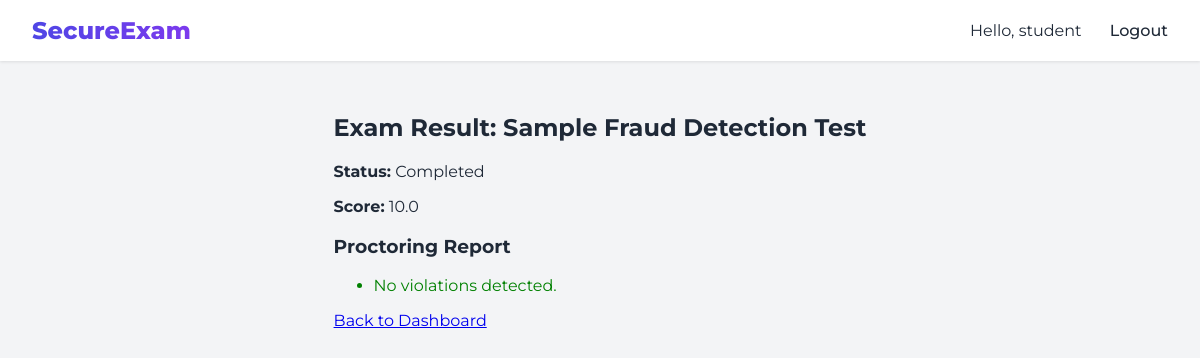
The app's page /exams/3/take/ (signed in) with its own data.
### accounts/models.py (models this page shows, shortened)
class User(AbstractUser):
    ROLE_CHOICES = (
        ('student', 'Student'),
        ('faculty', 'Faculty'),
        ('admin', 'Admin'),
    )
    role = models.CharField(max_length=10, choices=ROLE_CHOICES, default='student')

### exams/models.py (models this page shows, shortened)
class StudentExamAttempt(models.Model):
    student = models.ForeignKey(User, on_delete=models.CASCADE)
    exam = models.ForeignKey(Exam, on_delete=models.CASCADE)
    start_time = models.DateTimeField(auto_now_add=True)
    end_time = models.DateTimeField(null=True, blank=True)
    score = models.FloatField(default=0.0)
    is_completed = models.BooleanField(default=False)

class Exam(models.Model):
    title = models.CharField(max_length=200)
    description = models.TextField(blank=True)
    start_time = models.DateTimeField()
    end_time = models.DateTimeField()
    duration_minutes = models.IntegerField()
    is_active = models.BooleanField(default=True)

### exams/views.py (the view)
# urls.py: path('<int:pk>/take/', views.take_exam, name='take_exam'),
@login_required
def take_exam(request, pk):
    exam = get_object_or_404(Exam, pk=pk)
    attempt, created = StudentExamAttempt.objects.get_or_create(
        student=request.user,
        exam=exam
    )
    if attempt.is_completed:
        return render(request, 'exams/exam_result.html', {'attempt': attempt})
    mobile_url = request.build_absolute_uri(f'/proctoring/mobile/{attempt.id}/')
    return render(request, 'exams/take_exam.html', {'exam': exam, 'attempt': attempt, 'mobile_url': mobile_url})

### templates/exams/exam_result.html
{% extends 'base.html' %}
{% block content %}
<h2>Exam Result: {{ attempt.exam.title }}</h2>
<div class="card">
    <p><strong>Status:</strong> {% if attempt.is_completed %}Completed{% else %}In Progress{% endif %}</p>
    <p><strong>Score:</strong> {{ attempt.score }}</p>
    <h3>Proctoring Report</h3>
    <ul>
        {% for log in attempt.proctor_logs.all %}
        <li style="color: red;">{{ log.violation_type }} at {{ log.timestamp }} ({{ log.details }})</li>
        {% empty %}
        <li style="color: green;">No violations detected.</li>
        {% endfor %}
    </ul>
    <a href="{% url 'dashboard' %}" class="btn">Back to Dashboard</a>
</div>
{% endblock %}

### templates/base.html (shortened to what this page needs)
{% load static %}
<!DOCTYPE html>
<html lang="en">
<head>
    <link rel="stylesheet" href="{% static 'css/style.css' %}">
</head>
<body>
    <nav class="navbar">
        <div class="logo">SecureExam</div>
        <div class="nav-links">
            {% if user.is_authenticated %}
            <span>Hello, {{ user.username }}</span>
            <a href="{% url 'logout' %}">Logout</a>
            {% else %}
            <a href="{% url 'login' %}">Login</a>
            <a href="{% url 'register' %}">Register</a>
            {% endif %}
        </div>
    </nav>
    <div class="container">
        {% block content %}
        {% endblock %}
    </div>
</body>
</html>

### static/css/style.css (style rules this page uses)
:root { --primary-color: #4f46e5; --primary-hover: #4338ca; --bg-color: #f3f4f6; --card-bg: #ffffff; --text-color: #1f2937; --text-light: #6b7280; --danger: #ef4444; --success: #10b981; --input-border: #e5e7eb; --input-focus: #4f46e5; }
body { font-family: 'Brandon Text', 'Montserrat', sans-serif; background-color: var(--bg-color); color: var(--text-color); margin: 0; padding: 0; display: flex; flex-direction: column; min-height: 100vh; }
.navbar { background-color: var(--card-bg); padding: 1rem 2rem; box-shadow: 0 1px 3px rgba(0, 0, 0, 0.1); display: flex; justify-content: space-between; align-items: center; z-index: 10; }
.logo { font-size: 1.5rem; font-weight: 800; background: linear-gradient(90deg, #4f46e5, #7c3aed); -webkit-background-clip: text; -webkit-text-fill-color: transparent; }
.nav-links a { text-decoration: none; color: var(--text-color); margin-left: 1.5rem; font-weight: 500; }
.container { padding: 2rem; max-width: 1200px; margin: 0 auto; }

### records on screen
User: username "student"
StudentExamAttempt: exam "Sample Fraud Detection Test", score "10.0"
